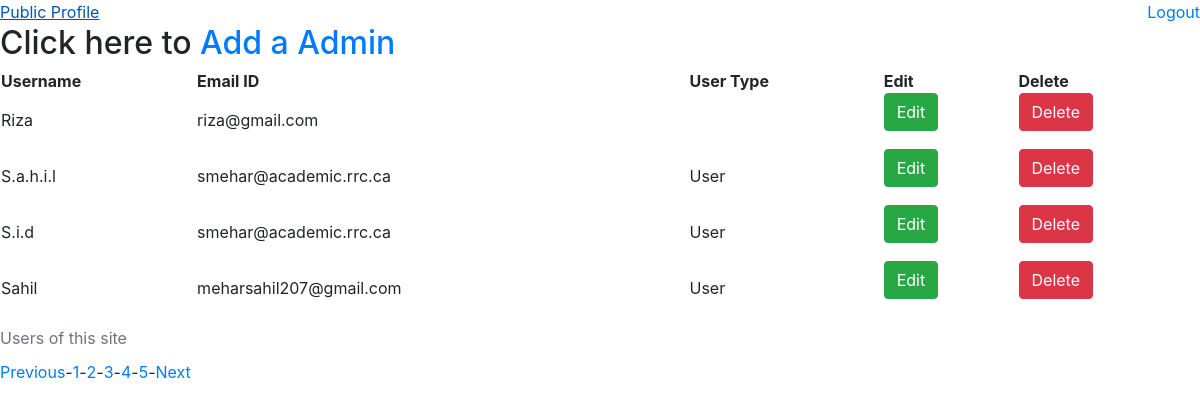
Screenshot of /Admin.php?page=4 with the database file from the repository.
### tables this page shows
CREATE TABLE `registration` (
  `id` int(20) NOT NULL,
  `username` varchar(100) NOT NULL,
  `email` varchar(100) NOT NULL,
  `passwords` varchar(100) NOT NULL,
  `user_type` varchar(20) NOT NULL
);

### Admin.php (the view, shortened to what this page needs)
<?php
    require './connection.php';
    $limit = 4;
    if(isset($_GET['page'])){
        $page = $_GET['page'];
      }
      else{
        $page = 1;
      }
      $offset = ($page -1) * $limit;
    $query = "SELECT * FROM registration ORDER BY username LIMIT {$offset},{$limit}";
    $prep = $db->prepare($query);
    $prep->execute();
    $post = $prep->fetchAll();
    $select = "SELECT * FROM registration";
    $statement=$db->prepare($select);
    $statement->execute();
    if($statement->rowCount() >0)
    {
      $total_records = $statement->rowCount();
      $total_page = ceil($total_records/$limit);
?>
<html lang="en">
<head>
    <link rel="stylesheet" href="https://stackpath.bootstrapcdn.com/bootstrap/4.5.2/css/bootstrap.min.css">
</head>
<body>
<a class="float-right" href = "logout.php">Logout</a>
<a class="float-left" href = "publicProfile.php">Public Profile</a><br>
<h2>Click here to  <a href = "RegisterAdmin.php"> Add a Admin</a></h2>
    <table style="width:100%">
        <caption>Users of this site</caption>
        <tr>
        <th>Username</th>
        <th>Email ID</th>
        <th>User Type</th>
        <th>Edit</th>
        <th>Delete</th>
        </tr>
        <?php foreach ($post as $posts): ?>
        <tr>
            <td><?= $posts['username'];?></td>
            <td><?= $posts['email'];?></td>
            <td><?= $posts['user_type'];?></td>
            <td>
                <form action="RegEdit.php?id=<?= $posts['id']; ?>" method ="post">
                <button class="btn btn-success" type = "submit" name = "edit_btn">Edit</button>
                </form>
            </td>
            <td>
            <form action="RegDelete.php?id=<?= $posts['id']; ?>" method ="post">
                <button class="btn btn-danger" type = "submit" name = "edit_btn">Delete</button>
                </form>
            </td>
        </tr>
        <?php endforeach; ?>
    </table>
    <?php
                echo '<ul class = "pagination admin-pagination">';
                if($page >1){
                  echo  '<li class = ".$active."><a href ="Admin.php?page='.($page- 1).'">Previous</a></li>';
                  echo  '<li>-</li>';
                }
                for($i = 1; $i <=$total_page; $i++){
                  echo '<li class = ".$active."><a href ="Admin.php?page='.$i.'">'.$i.'</a></li>';
                  echo  '<li>-</li>';
                }
                if($total_page >$page){
                  echo  '<li class = ".$active."><a href ="Admin.php?page='.($page+ 1).'">Next</a></li>';
                }
                echo '</ul>';
              }
              ?>
</body>
</html>

### rows the page displays
registration: username "Riza", email "riza@gmail.com"
registration: username "S.a.h.i.l", email "smehar@academic.rrc.ca", user_type "User"
registration: username "S.i.d", email "smehar@academic.rrc.ca", user_type "User"
registration: username "Sahil", email "meharsahil207@gmail.com", user_type "User"
